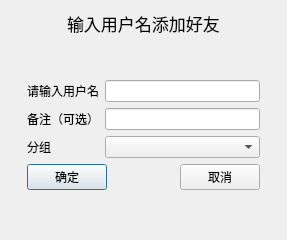
<?xml version="1.0" encoding="UTF-8"?>
<ui version="4.0">
 <class>AddFriendDialog</class>
 <widget class="QDialog" name="AddFriendDialog">
  <property name="geometry">
   <rect>
    <x>0</x>
    <y>0</y>
    <width>287</width>
    <height>240</height>
   </rect>
  </property>
  <property name="windowTitle">
   <string>Dialog</string>
  </property>
  <layout class="QGridLayout" name="gridLayout_2">
   <item row="0" column="0">
    <spacer name="horizontalSpacer_4">
     <property name="orientation">
      <enum>Qt::Horizontal</enum>
     </property>
     <property name="sizeHint" stdset="0">
      <size>
       <width>17</width>
       <height>20</height>
      </size>
     </property>
    </spacer>
   </item>
   <item row="0" column="1">
    <layout class="QVBoxLayout" name="verticalLayout_2">
     <item>
      <layout class="QHBoxLayout" name="horizontalLayout">
       <item>
        <spacer name="horizontalSpacer">
         <property name="orientation">
          <enum>Qt::Horizontal</enum>
         </property>
         <property name="sizeHint" stdset="0">
          <size>
           <width>40</width>
           <height>20</height>
          </size>
         </property>
        </spacer>
       </item>
       <item>
        <widget class="QLabel" name="label_Title">
         <property name="font">
          <font>
           <pointsize>13</pointsize>
          </font>
         </property>
         <property name="text">
          <string>输入用户名添加好友</string>
         </property>
        </widget>
       </item>
       <item>
        <spacer name="horizontalSpacer_2">
         <property name="orientation">
          <enum>Qt::Horizontal</enum>
         </property>
         <property name="sizeHint" stdset="0">
          <size>
           <width>40</width>
           <height>20</height>
          </size>
         </property>
        </spacer>
       </item>
      </layout>
     </item>
     <item>
      <spacer name="verticalSpacer_2">
       <property name="orientation">
        <enum>Qt::Vertical</enum>
       </property>
       <property name="sizeHint" stdset="0">
        <size>
         <width>20</width>
         <height>128</height>
        </size>
       </property>
      </spacer>
     </item>
     <item>
      <layout class="QVBoxLayout" name="verticalLayout">
       <item>
        <layout class="QGridLayout" name="gridLayout">
         <item row="0" column="0">
          <widget class="QLabel" name="label_userName">
           <property name="text">
            <string>请输入用户名</string>
           </property>
          </widget>
         </item>
         <item row="0" column="1">
          <widget class="QLineEdit" name="userNameEdit"/>
         </item>
         <item row="1" column="0">
          <widget class="QLabel" name="label_nickName">
           <property name="text">
            <string>备注（可选）</string>
           </property>
          </widget>
         </item>
         <item row="1" column="1">
          <widget class="QLineEdit" name="nickNameEdit"/>
         </item>
         <item row="2" column="0">
          <widget class="QLabel" name="label_group">
           <property name="text">
            <string>分组</string>
           </property>
          </widget>
         </item>
         <item row="2" column="1">
          <widget class="QComboBox" name="GroupcomboBox"/>
         </item>
        </layout>
       </item>
       <item>
        <layout class="QHBoxLayout" name="horizontalLayout_2">
         <item>
          <widget class="QPushButton" name="btnYes">
           <property name="text">
            <string>确定</string>
           </property>
          </widget>
         </item>
         <item>
          <spacer name="horizontalSpacer_3">
           <property name="orientation">
            <enum>Qt::Horizontal</enum>
           </property>
           <property name="sizeHint" stdset="0">
            <size>
             <width>40</width>
             <height>20</height>
            </size>
           </property>
          </spacer>
         </item>
         <item>
          <widget class="QPushButton" name="btnCancel">
           <property name="text">
            <string>取消</string>
           </property>
          </widget>
         </item>
        </layout>
       </item>
      </layout>
     </item>
     <item>
      <spacer name="verticalSpacer">
       <property name="orientation">
        <enum>Qt::Vertical</enum>
       </property>
       <property name="sizeHint" stdset="0">
        <size>
         <width>20</width>
         <height>128</height>
        </size>
       </property>
      </spacer>
     </item>
    </layout>
   </item>
   <item row="0" column="2">
    <spacer name="horizontalSpacer_5">
     <property name="orientation">
      <enum>Qt::Horizontal</enum>
     </property>
     <property name="sizeHint" stdset="0">
      <size>
       <width>17</width>
       <height>20</height>
      </size>
     </property>
    </spacer>
   </item>
  </layout>
 </widget>
 <resources/>
 <connections/>
</ui>
